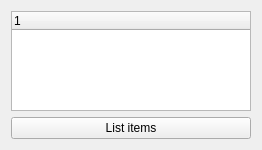
<?xml version="1.0" encoding="UTF-8"?>
<ui version="4.0">
 <class>Widget</class>
 <widget class="QWidget" name="Widget">
  <property name="geometry">
   <rect>
    <x>0</x>
    <y>0</y>
    <width>262</width>
    <height>150</height>
   </rect>
  </property>
  <property name="windowTitle">
   <string>Widget</string>
  </property>
  <layout class="QVBoxLayout" name="verticalLayout">
   <item>
    <widget class="QTreeWidget" name="treeWidget">
     <column>
      <property name="text">
       <string notr="true">1</string>
      </property>
     </column>
    </widget>
   </item>
   <item>
    <widget class="QPushButton" name="pushButtonListItems">
     <property name="text">
      <string>List items</string>
     </property>
    </widget>
   </item>
  </layout>
 </widget>
 <resources/>
 <connections/>
</ui>
